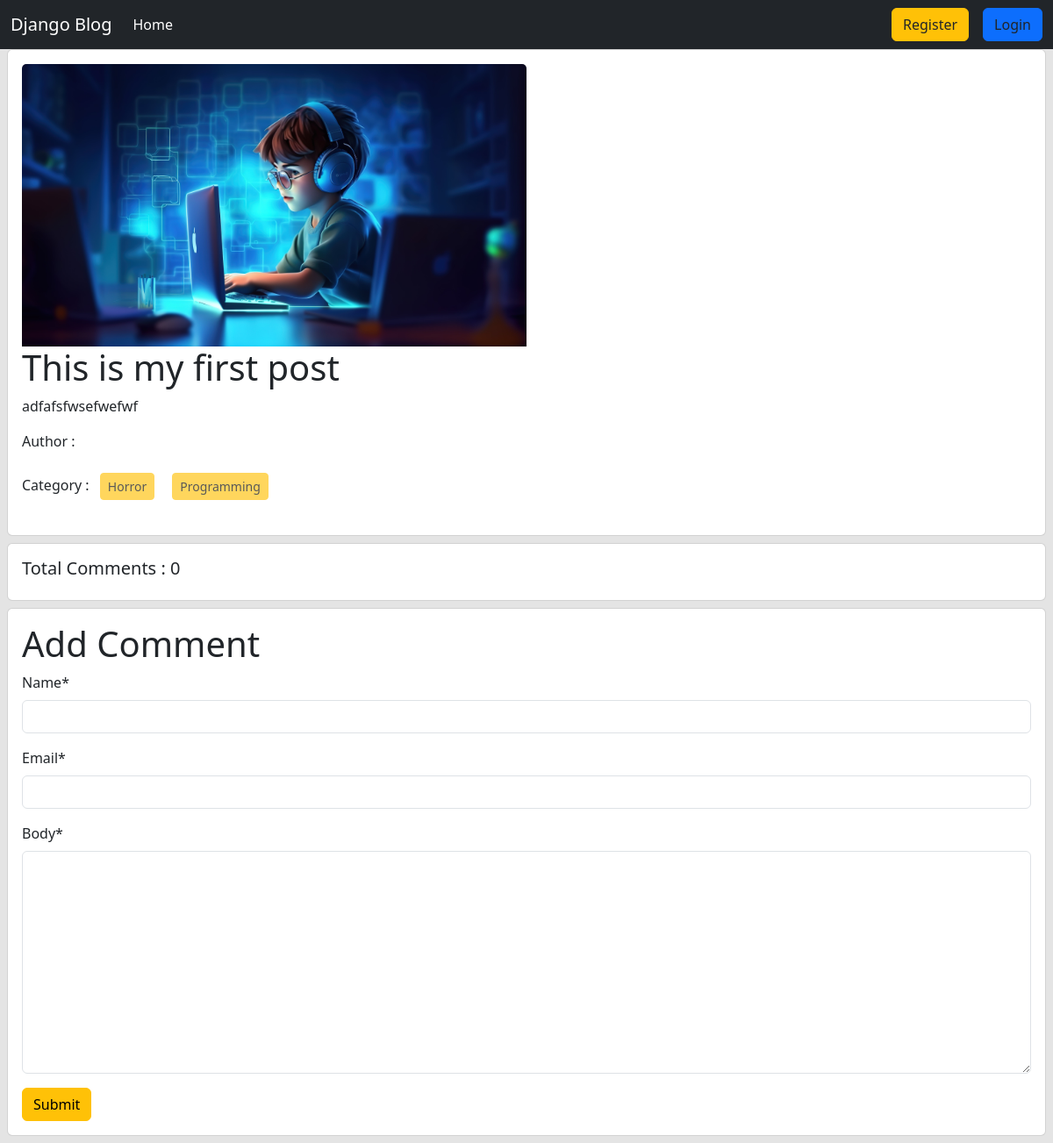
The page /post/details/1/ on the database as committed earlier.
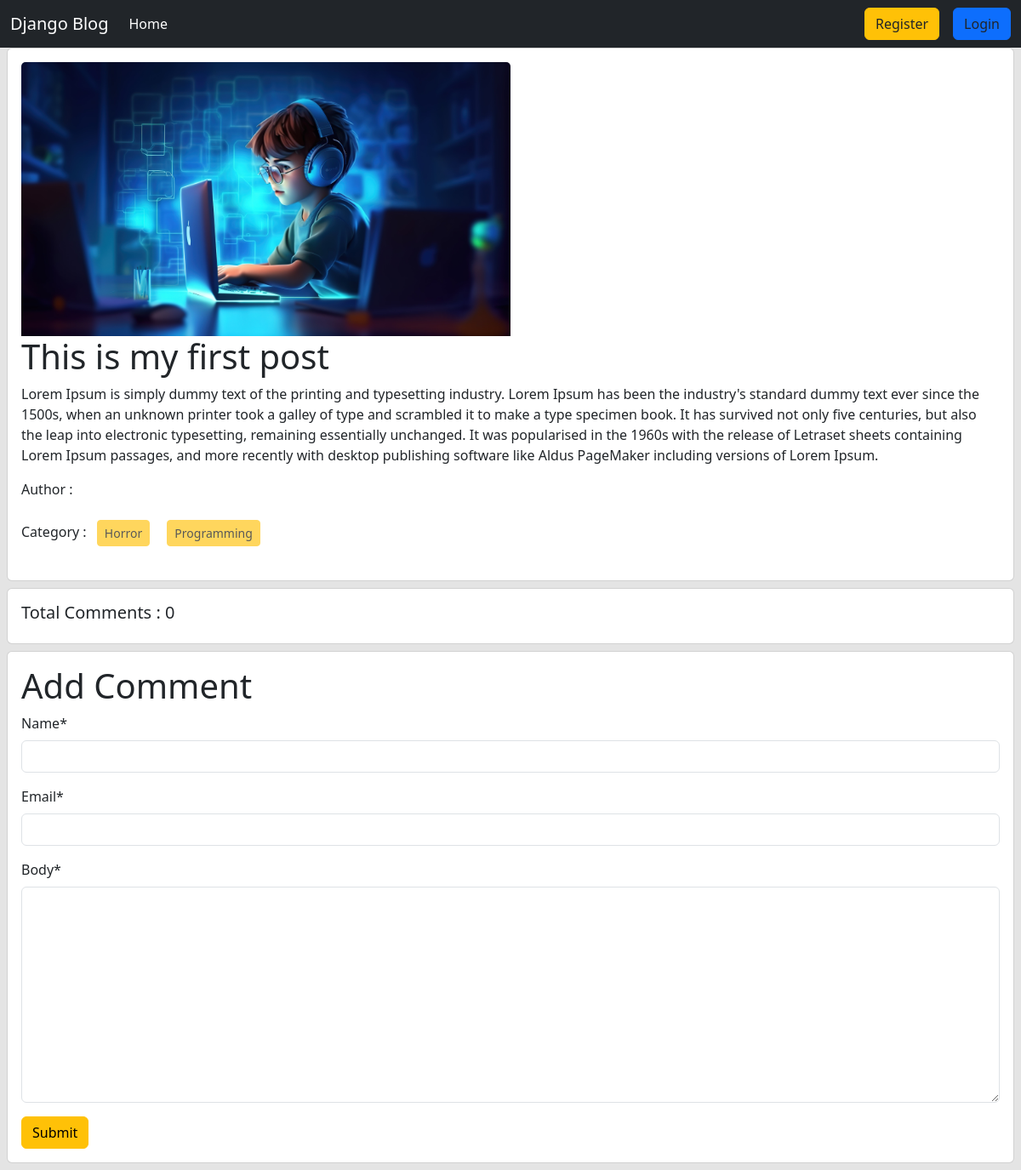
The same page on the database as committed later.
### posts/models.py (models this page shows, shortened)
class Post(models.Model):
    title = models.CharField(max_length = 50)
    content = models.TextField()
    category = models.ManyToManyField(Category) # ekta post multiple categorir moddhe thakte pare abar ekta categorir moddhe multiple post thakte pare
    author = models.ForeignKey(User,on_delete = models.CASCADE)
    image = models.ImageField(upload_to='posts/media/uploads/',blank=True,null=True)

### posts/views.py (the view, shortened to what this page needs)
# urls.py: path('details/<int:id>/',views.DetailPostView.as_view(),name = 'detail_post'),
class DetailPostView(DetailView):
    model = models.Post
    pk_url_kwarg = 'id'
    template_name = 'post_details.html'
    def get_context_data(self, **kwargs):
        context = super().get_context_data(**kwargs)
        post = self.object   # post model er object ekhane store korlam
        comments = post.comments.all()
        comment_form = forms.CommentForm()
        context['comments'] = comments
        context['comment_form'] = comment_form
        return context

### posts/forms.py
class CommentForm(forms.ModelForm):
    class Meta:
        model = Comment
        fields = ['name', 'email', 'body']

### posts/templates/post_details.html (shortened to what this page needs)
{% extends 'base.html' %}
{% load crispy_forms_tags %}
{% block content %}
<div class="col-12">
    <div class="card mx-2">
      <div class="card-body">
        <img class="card-img-top" src="{{post.image.url}}" alt="Card image cap" style= "width : 50%;">
        <h1 class="card-title">{{post.title}}</h1>
        <p class="card-text">{{post.content}}</p>
        <p>Author : {{post.author.first_name}} {{post.author.last_name}}</p>
        <p>
          Category : {% for cat in post.category.all %}
          <button class="btn btn-warning btn-sm m-2" disabled>{{cat.name}}</button>
          {% endfor %}
        </p>
      </div>
    </div>
</div>
<div class="card m-2">
    <h5 class="p-3">Total Comments : {{comments | length}}</h5>
  </div>
<div class="card m-2">
    <div class="card-body">
      <form method="post">
        <h1> Add Comment </h1>
    {{comment_form | crispy}}
    <button class="btn btn-warning">Submit</button>
    </form>
    </div>
</div>
{% endblock %}

Rows that differ between the two databases and show on the page:
changed Post "This is my first post": content "adfafsfwsefwefwf" → "Lorem Ipsum is simply dummy text of the printing and typesetting industry. Lorem Ipsum has been the industry's standard dummy text ever since the 1500s, when an unknown printer took a galley of type and scrambled it to make a type specimen book. It has survived not only five centuries, but also the leap into electronic typesetting, remaining essentially unchanged. It was popularised in the 1960s with the release of Letraset sheets containing Lorem Ipsum passages, and more recently with desktop publishing software like Aldus PageMaker including versions of Lorem Ipsum."
